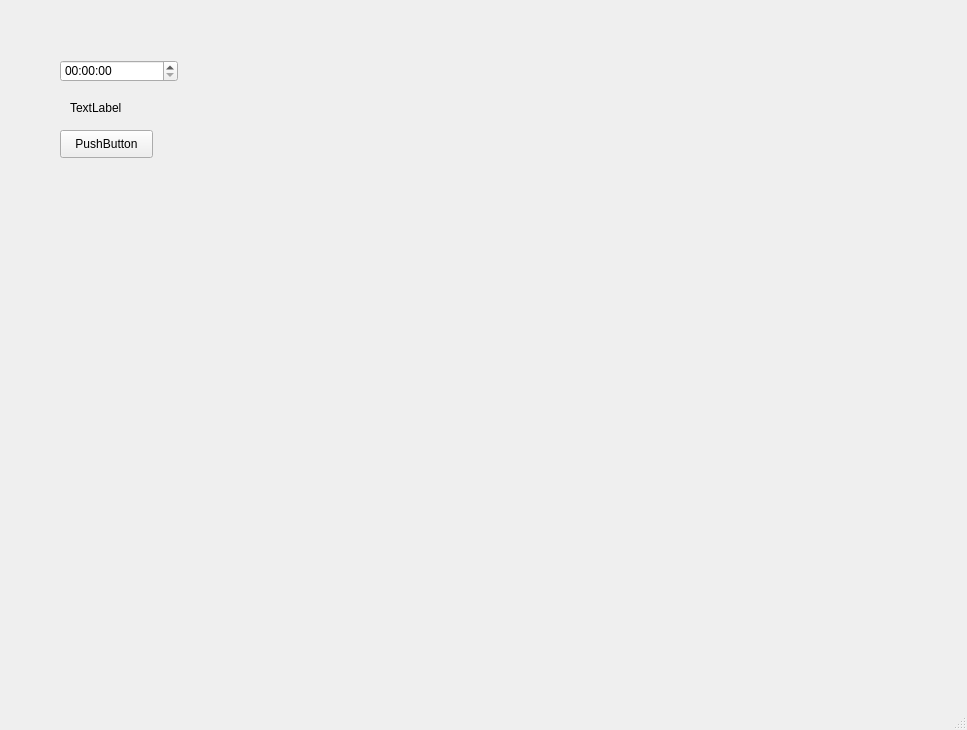
<?xml version="1.0" encoding="UTF-8"?>
<ui version="4.0">
 <class>MainWindow</class>
 <widget class="QMainWindow" name="MainWindow">
  <property name="geometry">
   <rect>
    <x>0</x>
    <y>0</y>
    <width>967</width>
    <height>730</height>
   </rect>
  </property>
  <property name="windowTitle">
   <string>MainWindow</string>
  </property>
  <widget class="QWidget" name="centralwidget">
   <widget class="QPushButton" name="pushButton">
    <property name="geometry">
     <rect>
      <x>60</x>
      <y>130</y>
      <width>93</width>
      <height>28</height>
     </rect>
    </property>
    <property name="text">
     <string>PushButton</string>
    </property>
   </widget>
   <widget class="QTimeEdit" name="timeEdit">
    <property name="geometry">
     <rect>
      <x>60</x>
      <y>60</y>
      <width>118</width>
      <height>22</height>
     </rect>
    </property>
   </widget>
   <widget class="QLabel" name="label">
    <property name="geometry">
     <rect>
      <x>70</x>
      <y>100</y>
      <width>58</width>
      <height>15</height>
     </rect>
    </property>
    <property name="text">
     <string>TextLabel</string>
    </property>
   </widget>
  </widget>
  <widget class="QMenuBar" name="menubar">
   <property name="geometry">
    <rect>
     <x>0</x>
     <y>0</y>
     <width>967</width>
     <height>25</height>
    </rect>
   </property>
  </widget>
  <widget class="QStatusBar" name="statusbar"/>
 </widget>
 <resources/>
 <connections/>
</ui>
